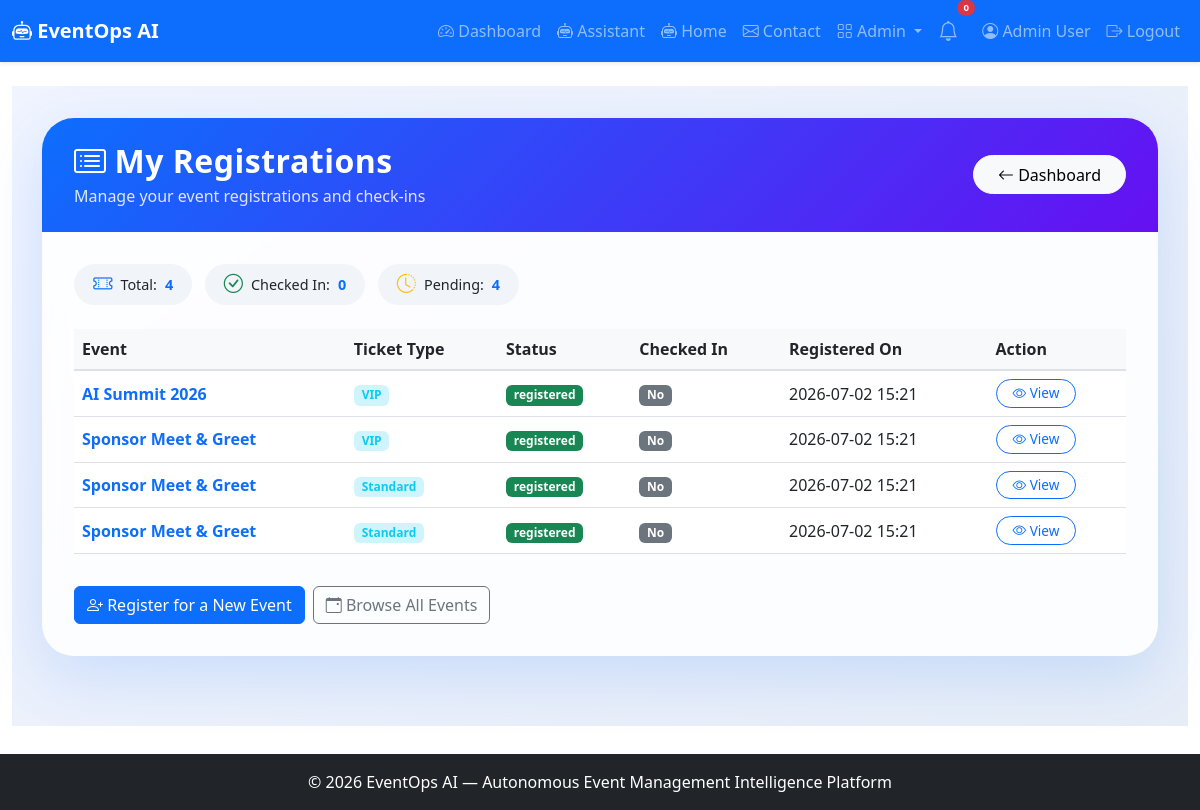
/user/registrations (signed in), run on the app's committed database.
### app.py (models this page shows, shortened)
class User(UserMixin, db.Model):
    id = db.Column(db.Integer, primary_key=True)
    name = db.Column(db.String(100), nullable=False)
    email = db.Column(db.String(100), unique=True, nullable=False)
    password_hash = db.Column(db.String(200), nullable=False)
    role = db.Column(db.String(20), default='user')
    created_at = db.Column(db.DateTime, default=lambda: datetime.now(timezone.utc))

class Registration(db.Model):
    id = db.Column(db.Integer, primary_key=True)
    user_id = db.Column(db.Integer, db.ForeignKey('user.id'))
    event_id = db.Column(db.Integer, db.ForeignKey('event.id'))
    ticket_type = db.Column(db.String(50))
    status = db.Column(db.String(20), default='registered')
    checked_in = db.Column(db.Boolean, default=False)
    registered_at = db.Column(db.DateTime, default=lambda: datetime.now(timezone.utc))
    user = db.relationship('User', backref='registrations')
    event = db.relationship('Event', backref='registrations')

class Event(db.Model):
    id = db.Column(db.Integer, primary_key=True)
    title = db.Column(db.String(200), nullable=False)
    description = db.Column(db.Text)
    date = db.Column(db.String(50))
    time = db.Column(db.String(50))
    location = db.Column(db.String(200))
    capacity = db.Column(db.Integer)
    status = db.Column(db.String(20), default='upcoming')
    created_at = db.Column(db.DateTime, default=lambda: datetime.now(timezone.utc))

### app.py (the view)
@app.route('/user/registrations')
@login_required
def user_my_registrations():
    registrations = Registration.query.filter_by(user_id=current_user.id).all()
    return render_template('user_registrations.html', registrations=registrations)

### app.py (called while the page is built)
@login_manager.user_loader
def load_user(user_id):
    return User.query.get(int(user_id))

### templates/user_registrations.html (shortened to what this page needs)
{% extends "base.html" %}
{% block content %}
<div class="registrations-wrapper">
    <div class="container">
        <div class="card registrations-card">
            <div class="card-header d-flex justify-content-between align-items-center flex-wrap">
                <div>
                    <h2><i class="bi bi-card-list me-2"></i>My Registrations</h2>
                    <p>Manage your event registrations and check-ins</p>
                </div>
                <a href="{{ url_for('dashboard') }}" class="btn btn-light btn-back">
                    <i class="bi bi-arrow-left"></i> Dashboard
                </a>
            </div>
            <div class="card-body">
                <div class="mb-3">
                    <span class="stats-badge"><i class="bi bi-ticket-perforated text-primary"></i> Total: <span class="stat-number">{{ registrations|length }}</span></span>
                    <span class="stats-badge"><i class="bi bi-check-circle text-success"></i> Checked In: <span class="stat-number">{{ registrations|selectattr('checked_in', 'equalto', True)|list|length }}</span></span>
                    <span class="stats-badge"><i class="bi bi-clock-history text-warning"></i> Pending: <span class="stat-number">{{ registrations|selectattr('checked_in', 'equalto', False)|list|length }}</span></span>
                </div>
                <div class="table-responsive">
                    <table class="table table-hover align-middle">
                        <thead>
                            <tr>
                                <th>Event</th>
                                <th>Ticket Type</th>
                                <th>Status</th>
                                <th>Checked In</th>
                                <th>Registered On</th>
                                <th>Action</th>
                            </tr>
                        </thead>
                        <tbody>
                            {% for reg in registrations %}
                            <tr>
                                <td><span class="event-title">{{ reg.event.title }}</span></td>
                                <td><span class="badge bg-info-subtle text-info">{{ reg.ticket_type }}</span></td>
                                <td><span class="badge bg-{{ 'success' if reg.status == 'registered' else 'warning' }}">{{ reg.status }}</span></td>
                                <td>
                                    <span class="badge bg-{{ 'success' if reg.checked_in else 'secondary' }}">
                                        {% if reg.checked_in %}<i class="bi bi-check-circle"></i> Yes{% else %}No{% endif %}
                                    </span>
                                </td>
                                <td>{{ reg.registered_at.strftime('%Y-%m-%d %H:%M') }}</td>
                                <td>
                                    <a href="{{ url_for('event_detail', event_id=reg.event_id) }}" class="btn btn-outline-primary btn-sm btn-view">
                                        <i class="bi bi-eye"></i> View
                                    </a>
                                </td>
                            </tr>
                            {% endfor %}
                        </tbody>
                    </table>
                </div>
                <div class="mt-3 d-flex flex-wrap gap-2">
                    <a href="{{ url_for('user_register_event') }}" class="btn btn-primary">
                        <i class="bi bi-person-plus"></i> Register for a New Event
                    </a>
                    <a href="{{ url_for('browse_events') }}" class="btn btn-outline-secondary">
                        <i class="bi bi-calendar-event"></i> Browse All Events
                    </a>
                </div>
            </div>
        </div>
    </div>
</div>
{% endblock %}

### templates/base.html (shortened to what this page needs)
<!DOCTYPE html>
<html lang="en">
<head>
    <link href="https://cdn.jsdelivr.net/npm/bootstrap@5.3.0/dist/css/bootstrap.min.css" rel="stylesheet">
    <link rel="stylesheet" href="https://cdn.jsdelivr.net/npm/bootstrap-icons@1.11.0/font/bootstrap-icons.css">
    <link rel="stylesheet" href="{{ url_for('static', filename='css/style.css') }}">
</head>
<body>
    <nav class="navbar navbar-expand-lg navbar-dark bg-primary shadow-sm">
        <div class="container-fluid">
            <a class="navbar-brand fw-bold" href="{{ url_for('index') }}">
                <i class="bi bi-robot"></i> EventOps AI
            </a>
            <div class="collapse navbar-collapse" id="navbarNav">
                <ul class="navbar-nav ms-auto align-items-lg-center">
                    {% if current_user.is_authenticated %}
                        <li class="nav-item">
                            <a class="nav-link" href="{{ url_for('dashboard') }}">
                                <i class="bi bi-speedometer2"></i> Dashboard
                            </a>
                        </li>
                        <li class="nav-item">
                            <a class="nav-link" href="{{ url_for('assistant_page') }}">
                                <i class="bi bi-robot"></i> Assistant
                            </a>
                        </li>
                    <li class="nav-item">
                            <a class="nav-link" href="{{ url_for('index') }}">
                                <i class="bi bi-robot"></i> Home
                            </a>
                        </li>
<li class="nav-item">
    <a class="nav-link" href="{{ url_for('contact') }}">
        <i class="bi bi-envelope"></i> Contact
    </a>
</li>
                        {% if current_user.role == 'admin' %}
                        <li class="nav-item dropdown">
                            <a class="nav-link dropdown-toggle" href="#" role="button" data-bs-toggle="dropdown">
                                <i class="bi bi-grid"></i> Admin
                            </a>
                        </li>
                        {% endif %}
                        <li class="nav-item position-relative me-2">
                            <a class="nav-link" href="#" title="Notifications" data-bs-toggle="dropdown">
                                <i class="bi bi-bell fs-5"></i>
                                <span class="position-absolute top-0 start-100 translate-middle badge rounded-pill bg-danger" style="font-size:0.6rem;">
                                    0
                                </span>
                            </a>
                        </li>
                        <li class="nav-item">
                            <a class="nav-link" href="{{ url_for('profile') }}">
                                <i class="bi bi-person-circle"></i> {{ current_user.name }}
                            </a>
                        </li>
                        <li class="nav-item">
                            <a class="nav-link" href="{{ url_for('logout') }}">
                                <i class="bi bi-box-arrow-right"></i> Logout
                            </a>
                        </li>
                    {% endif %}
                </ul>
            </div>
        </div>
    </nav>
    <main class="container-fluid py-4">
        {% block content %}{% endblock %}
    </main>
    <footer class="footer bg-dark text-white py-3 mt-4">
        <div class="container text-center">
            <span>© 2026 EventOps AI — Autonomous Event Management Intelligence Platform</span>
        </div>
    </footer>
</body>
</html>

### static/css/style.css (style rules this page uses)
body { padding-bottom: 60px; }
.footer { position: fixed; bottom: 0; width: 100%; }

### templates/user_registrations.html (style rules this page uses)
.registrations-wrapper { min-height: 80vh; background: linear-gradient(145deg, #f0f4ff 0%, #e6edf7 100%); padding: 2rem 0; }
.registrations-card { border: none; border-radius: 2rem; background: rgba(255, 255, 255, 0.85); backdrop-filter: blur(10px); box-shadow: 0 20px 60px rgba(13, 110, 253, 0.15); overflow: hidden; }
.registrations-card .card-header { background: linear-gradient(135deg, #0d6efd, #6610f2); color: white; padding: 1.5rem 2rem; border: none; }
.registrations-card .card-header h2 { font-weight: 700; letter-spacing: 0.5px; margin-bottom: 0.2rem; }
.registrations-card .card-header p { opacity: 0.85; margin-bottom: 0; }
.registrations-card .card-body { padding: 2rem 2rem; }
.stats-badge { display: inline-flex; align-items: center; gap: 0.5rem; padding: 0.4rem 1.2rem; border-radius: 50px; background: #f1f4f9; font-size: 0.9rem; margin-right: 0.5rem; margin-bottom: 0.5rem; }
.stats-badge i { font-size: 1.2rem; }
.stats-badge .stat-number { font-weight: 700; color: #0d6efd; }
.btn-back { border-radius: 50px; padding: 0.4rem 1.5rem; }
.table th { background: #f8f9fa; color: #212529; font-weight: 600; border-bottom: 2px solid #dee2e6; }
.table td { vertical-align: middle; }
.table .event-title { font-weight: 600; color: #0d6efd; }
.btn-view { border-radius: 30px; padding: 0.2rem 1rem; font-size: 0.85rem; }

### data on the page
User: name "Admin User"
Registration: event "AI Summit 2026", ticket_type "VIP", status "registered", checked_in "No", registered_at "2026-07-02 15:21"
Registration: event "Sponsor Meet & Greet", ticket_type "VIP", status "registered", checked_in "No", registered_at "2026-07-02 15:21"
Registration: event "Sponsor Meet & Greet", ticket_type "Standard", status "registered", checked_in "No", registered_at "2026-07-02 15:21"
Registration: event "Sponsor Meet & Greet", ticket_type "Standard", status "registered", checked_in "No", registered_at "2026-07-02 15:21"

### other printed values
{{ registrations|length }} "4"
{{ registrations|selectattr('checked_in', 'equalto', True)|list|length }} "0"
{{ registrations|selectattr('checked_in', 'equalto', False)|list|length }} "4"
